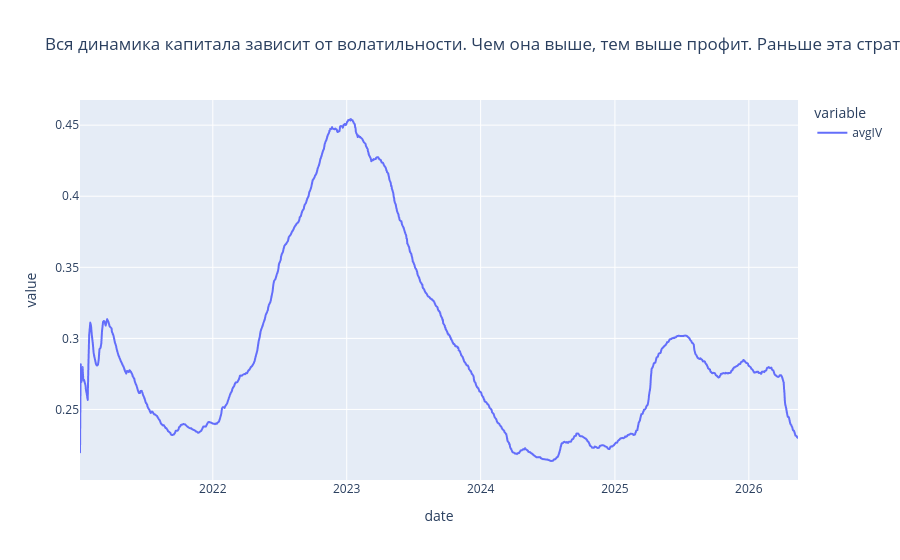

The notebook cell saved with this chart:
### Code cell
cur_df = trades_dict['call'][['date', 'IV_bid']].join(
        trades_dict['put'][['date', 'IV_bid']].rename({'IV_bid': 'IV_bid_put'}),
        on='date'
    ).with_columns(avgIV=(pl.col('IV_bid') + pl.col('IV_bid_put')) / 2)\
    [['date', 'avgIV']].to_pandas()\
    .set_index('date')\
    .rolling(window='365D')\
    .mean()

px.line(cur_df, title='Вся динамика капитала зависит от волатильности. Чем она выше, тем выше профит. Раньше эта стратегия была не доступна из-за спредов и малого количество экпираций в неделе.')

### Figure 1 — Plotly figure (JSON) as saved in the notebook; plotly's stock layout.template omitted (floating-point values rounded to 4 significant figures; data arrays with more than 128 entries replaced by an {"elided": "..."} marker saying what was removed)
{"data": [{"hovertemplate": "variable=avgIV<br>date=%{x}<br>value=%{y}<extra></extra>", "legendgroup": "avgIV", "line": {"color": "#636efa", "dash": "solid"}, "marker": {"symbol": "circle"}, "mode": "lines", "name": "avgIV", "showlegend": true, "x": {"elided": "1172 str values"}, "xaxis": "x", "y": {"elided": "1172 float values"}, "yaxis": "y", "type": "scattergl"}], "layout": {"xaxis": {"anchor": "y", "domain": [0.0, 1.0], "title": {"text": "date"}}, "yaxis": {"anchor": "x", "domain": [0.0, 1.0], "title": {"text": "value"}}, "legend": {"title": {"text": "variable"}, "tracegroupgap": 0}, "title": {"text": "Вся динамика капитала зависит от волатильности. Чем она выше, тем выше профит. Раньше эта стратегия была не доступна из-за спредов и малого количество экпираций в неделе."}}}
